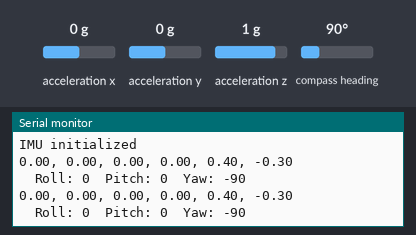
A sketch run on a simulated Arduino Nano 33 BLE. Parts: the last lines printed to the serial monitor. The inputs (shaded band) are chosen by the test bench; at power-on: acceleration x 0 g, acceleration y 0 g, acceleration z 1 g, compass heading 90°.

Above: at 1.8 s.
1.9 s: acceleration x set to -1.4 g
At 2.4 s:
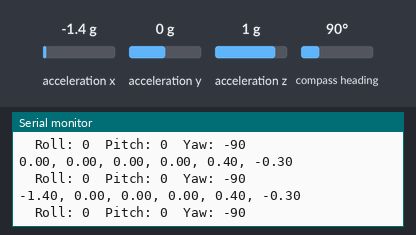
3.4 s: acceleration y set to -1.4 g
At 4.7 s:
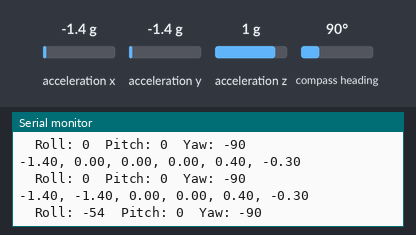
4.9 s: acceleration z set to -1.4 g
At 5.8 s:
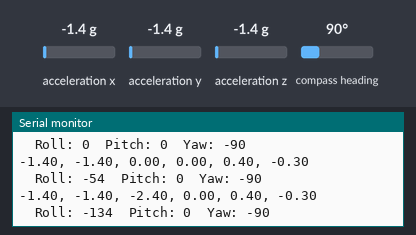
6.4 s: compass heading set to 7°
At 7.8 s:
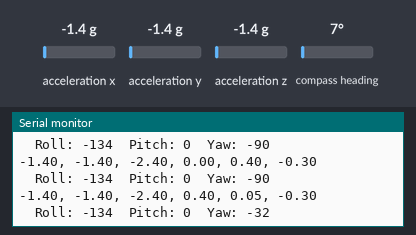
Timing chart, 0 to 8.9 s (numbered marks = the images above; inputs shaded):
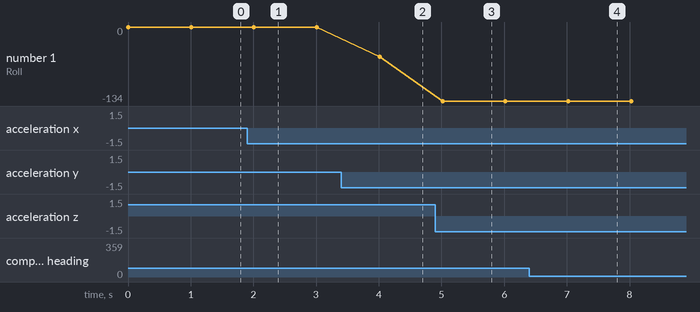

Measured:
- after the input at 1.9 s, the serial monitor: prints a new line after 0.11 s (image 1)
- after the input at 3.4 s, the serial monitor: prints a new line after 0.61 s (image 2)
- after the input at 4.9 s, the serial monitor: prints a new line after 0.12 s (image 3)
- after the input at 6.4 s, the serial monitor: prints a new line after 0.62 s (image 4)
- plotted number 1: 0 → -54 after the input at 3.4 s, -54 → -134 after the input at 4.9 s

The sketch:

Yaw_Pitch_Roll_6dof_example.ino
```cpp
/************************************************************************************
 *
 * 	Name    : Comp6DOF_n0m1 Library Example: Yaw, Pitch, Roll
 * 	Author  : Noah Shibley, Michael Grant, NoMi Design Ltd. http://n0m1.com
 * 	Date    : Feb 27th 2012
 * 	Version : 0.1
 * 	Notes   : Arduino Library for compass tilt compensation and hard iron offset
 *
 ***********************************************************************************/

// MRW 2/6/2023 Modified to use LSM9D IMU, outputs are not good!!!
//#include <I2C.h>
//#include <MMA8453_n0m1.h>
#include <Comp6DOF_n0m1.h>
//#include <HMC5883L.h> // Reference the HMC5883L Compass Library

// creates IMU class for sensors on the nano 33 BLE board
#include <Arduino_LSM9DS1.h>

//MMA8453_n0m1 accel;
Comp6DOF_n0m1 sixDOF;
//HMC5883L compass;


void setup()
{
  Serial.begin(9600);
  while (!Serial);
  Serial.println("Serial Started");

/*
  accel.dataMode(true, 2); //enable highRes 10bit, 2g range [2g,4g,8g]

  compass = HMC5883L(); // Construct a new HMC5883 compass.

  error = compass.SetScale(1.3); // Set the scale of the compass.
  if(error != 0) // If there is an error, print it out.
    Serial.println(compass.GetErrorText(error));

  error = compass.SetMeasurementMode(Measurement_Continuous); // Set the measurement mode to Continuous
  if(error != 0) // If there is an error, print it out.
    Serial.println(compass.GetErrorText(error));
*/

  if (!IMU.begin()) {
    Serial.println("Failed to initialize IMU!");
    while (1);
  }
  Serial.println("IMU initialized");

  /* hard iron offset finder
   int doneoffset =0;
   while (doneoffset ==0)
   {
   // Should indicate with a blink right here
   int donecombo = 0;
   while ( donecombo == 0 )   // load tuning array
   {
   delay (50);
   MagnetometerRaw  raw = compass.ReadRawAxis();
   donecombo = sixDOF.deviantSpread (raw.XAxis, raw.YAxis, raw.ZAxis);
   }

   doneoffset = sixDOF.calOffsets();
   }
   */

}

float mx, my, mz, ax, ay, az;
int imx, imy, imz, iax, iay, iaz;

void loop()
{
//float mx, my, mz, ax, ay, az;
//int imx, imy, imz, iax, iay, iaz;

  // poll sensors for new data
//  accel.update();
//  MagnetometerRaw raw = compass.ReadRawAxis();

  while (IMU.accelerationAvailable() == 0)
  {
    delay(1);
  }
  IMU.readAcceleration(ax, ay, az);

  if (IMU.magneticFieldAvailable()) {
    IMU.readMagneticField(mx, my, mz);


  //NOTE my conversions must not be correct, the output is garbage
  // convert float to integer for library
  // acceleromoter integer is +/2g 10 bits
  iax = 1024*(ax/2);
  iay = 1024*(ay/2);
  iaz = 1024*(az/2);
  // magnetometer integer range is +-1.3Ga gain = 1090?
  imx = 1090*mx;
  imy = 1090*my;
  imz = 1090*mz;

  // offset compass by hard iron
  // raw.XAxis -= 40;
  // raw.YAxis -= 100;
  // raw.ZAxis -= 350;

  //enter compass data and accel data for calculation
//  sixDOF.compCompass(raw.XAxis, raw.YAxis, raw.ZAxis, accel.x(), accel.y(), accel.z(), false);
  sixDOF.compCompass(imx, imy, imz, iax, iay, iaz, false);

  Serial.print(ax); Serial.print(", ");
  Serial.print(ay); Serial.print(", ");
  Serial.print(az-1.0); Serial.print(", ");
  Serial.print(mx/100.0); Serial.print(", ");
  Serial.print(my/100.0); Serial.print(", ");
  Serial.print(mz/100.0); Serial.print("\n");

  Serial.print ("  Roll: ");
  Serial.print (sixDOF.roll()/100);
  Serial.print ("  Pitch: ");
  Serial.print (sixDOF.pitch()/100);
  Serial.print ("  Yaw: ");
  Serial.print (sixDOF.yaw()/100);
  Serial.println ("");
  }

  delay(1000);

}
```
